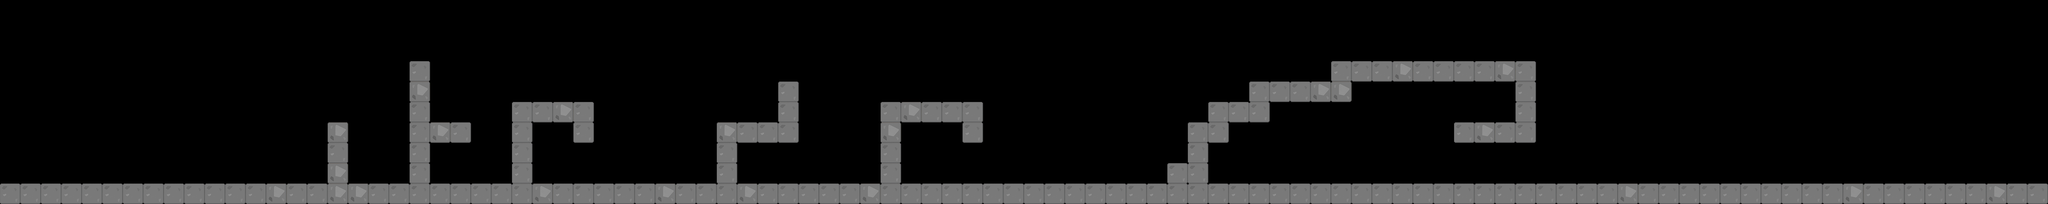

This game map was drawn from its Tiled (.tmx) file and the tilesets committed beside it. A one-line description and the trimmed map source follow:
An orthogonal 100x10 tile map with 64x64 px tiles, 1 tile layer (graphics) and 29 objects.

<map version="1.0" orientation="orthogonal" renderorder="right-down" width="100" height="10" tilewidth="64" tileheight="64" nextobjectid="47">
 <tileset firstgid="1" name="free tiles" tilewidth="64" tileheight="64" tilecount="15" columns="3">
  <image source="free tiles.png" width="192" height="320" />
 </tileset>
 <layer name="graphics" width="100" height="10">
  <data>[1000 cells, 165 non-empty, 2 distinct tile ids]</data>
 </layer>
 <objectgroup name="boundary">
  <object id="1" x="0" y="576.317" width="6400" height="63.3663" />
  <object id="3" x="1024" y="384" width="64" height="192" />
  <object id="4" x="1280" y="192" width="64" height="384" />
  <object id="5" x="1344" y="384" width="128" height="64" />
  <object id="7" x="1600" y="320" width="64" height="256" />
  <object id="8" x="1664" y="320" width="192" height="64" />
  <object id="9" x="1792" y="384" width="64" height="64" />
  <object id="10" x="2240" y="384" width="64" height="192" />
  <object id="11" x="2304" y="384" width="192" height="64" />
  <object id="12" x="2432" y="256" width="64" height="128" />
  <object id="13" x="2752" y="320" width="64" height="256" />
  <object id="14" x="2816" y="320" width="256" height="64" />
  <object id="22" x="3008" y="384" width="64" height="64" />
  <object id="25" x="3648" y="512" width="128" height="64" />
  <object id="26" x="3712" y="384" width="64" height="128" />
  <object id="28" x="3776" y="320" width="64" height="128" />
  <object id="29" x="3840" y="320" width="128" height="64" />
  <object id="30" x="3904" y="256" width="320" height="64" />
  <object id="31" x="4160" y="192" width="640" height="64" />
  <object id="32" x="4736" y="256" width="64" height="192" />
  <object id="33" x="4544" y="384" width="192" height="64" />
 </objectgroup>
 <objectgroup name="Allowable">
  <object id="38" x="0" y="0" width="1024" height="576" />
  <object id="39" x="1088" y="0" width="192" height="576" />
  <object id="40" x="1472" y="0" width="128" height="576" />
  <object id="41" x="1856" y="0" width="384" height="576" />
  <object id="42" x="2496" y="0" width="256" height="576" />
  <object id="43" x="3072" y="0" width="576" height="576" />
  <object id="44" x="4800" y="0" width="1620" height="576" />
  <object id="46" x="3968" y="320" width="576" height="256" />
 </objectgroup>
</map>